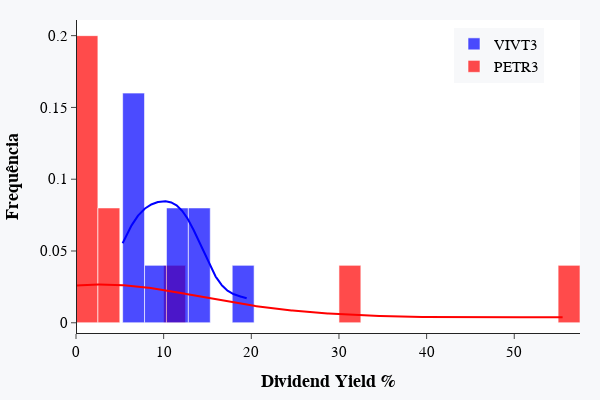

Write notebook code for a chart like this one.
### Code cell
hist_data = [tab_dinamica_DY['PETR3'],tab_dinamica_DY['VIVT3']]
group_labels = ['PETR3', 'VIVT3']

fig_histo = ff.create_distplot(hist_data, group_labels, bin_size=[2.5,2.5], show_rug=False,
                         colors = ['red', 'blue'])

fig_histo.update_layout(title='', xaxis_title="<b>Dividend Yield %",
                yaxis_title="<b>Frequência", legend_title="",
                font=dict(family="Arial, Arial, Arial",size=15,color="black"),
                margin=dict(l=50, r=20, t=20, b=20), template = 'simple_white', paper_bgcolor="#f7f8fa",
                legend=dict(orientation="v",yanchor="bottom",y=0.8,xanchor="left",x=0.75),
                width=600,height=400)

fig_histo.show()

### Figure 1 — Plotly figure (JSON) as saved in the notebook; plotly's stock layout.template omitted (floating-point values rounded to 4 significant figures; data arrays with more than 128 entries replaced by an {"elided": "..."} marker saying what was removed)
{"data": [{"autobinx": false, "histnorm": "probability density", "legendgroup": "PETR3", "marker": {"color": "red"}, "name": "PETR3", "opacity": 0.7, "type": "histogram", "x": [1.86, 11.96, 0, 0, 0, 2.09, 3.25, 4.9, 30.04, 55.63], "xaxis": "x", "xbins": {"end": 55.63, "size": 2.5, "start": 0}, "yaxis": "y"}, {"autobinx": false, "histnorm": "probability density", "legendgroup": "VIVT3", "marker": {"color": "blue"}, "name": "VIVT3", "opacity": 0.7, "type": "histogram", "x": [19.5, 13.02, 12.9, 7.51, 9.99, 11.07, 6.66, 12.34, 7.48, 5.32], "xaxis": "x", "xbins": {"end": 19.5, "size": 2.5, "start": 5.32}, "yaxis": "y"}, {"legendgroup": "PETR3", "marker": {"color": "red"}, "mode": "lines", "name": "PETR3", "showlegend": false, "type": "scatter", "x": {"elided": "500 float values"}, "xaxis": "x", "y": {"elided": "500 float values"}, "yaxis": "y"}, {"legendgroup": "VIVT3", "marker": {"color": "blue"}, "mode": "lines", "name": "VIVT3", "showlegend": false, "type": "scatter", "x": {"elided": "500 float values"}, "xaxis": "x", "y": {"elided": "500 float values"}, "yaxis": "y"}], "layout": {"barmode": "overlay", "font": {"color": "black", "family": "Arial, Arial, Arial", "size": 15}, "height": 400, "hovermode": "closest", "legend": {"orientation": "v", "title": {"text": ""}, "traceorder": "reversed", "x": 0.75, "xanchor": "left", "y": 0.8, "yanchor": "bottom"}, "margin": {"b": 20, "l": 50, "r": 20, "t": 20}, "paper_bgcolor": "#f7f8fa", "title": {"text": ""}, "width": 600, "xaxis": {"anchor": "y2", "domain": [0, 1], "title": {"text": "<b>Dividend Yield %"}, "zeroline": false}, "yaxis": {"anchor": "free", "domain": [0, 1], "position": 0, "title": {"text": "<b>Frequência"}}}}
